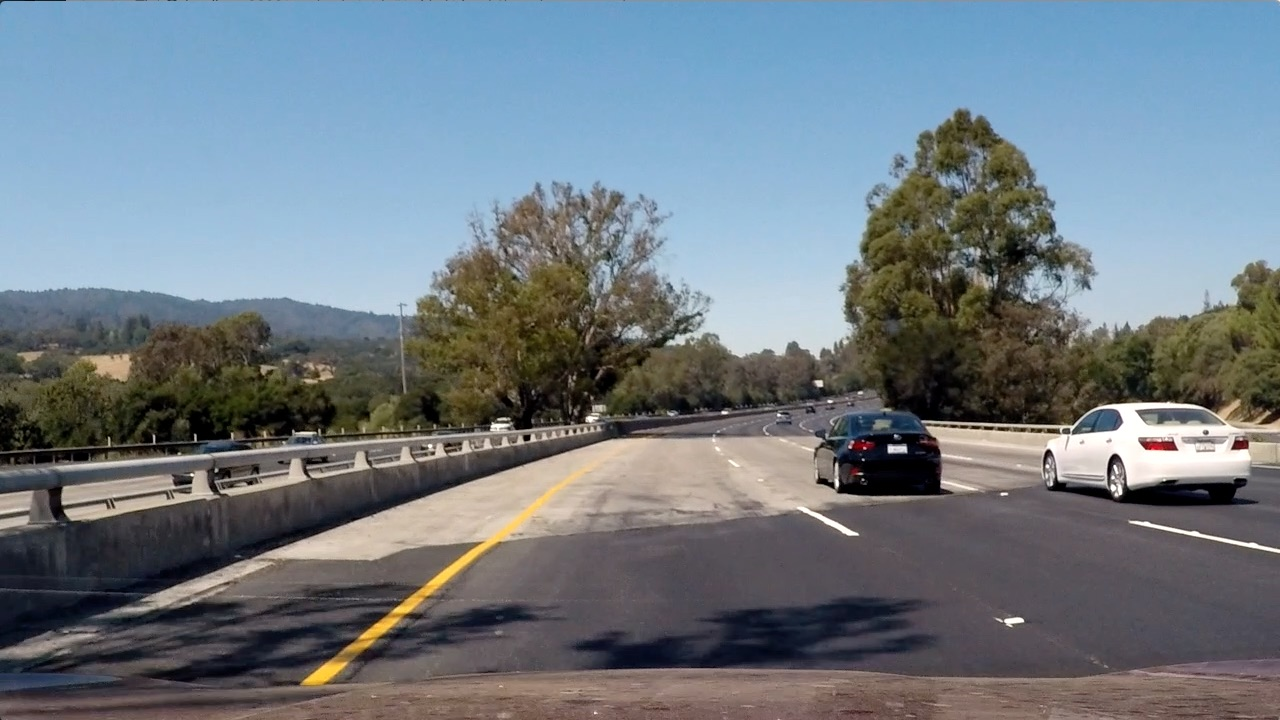
#> input picture test4.jpg, 1280 x 720 px
$ python 'HLS Quiz.py'
#> lines starting #> are read from the running program, lines starting #| are printed output that depends on the picture; after the words box and inside, x2 and y2 are one past the last pixel; in counts of white or black regions, pixels touching at a corner belong together
import matplotlib.pyplot as plt
import matplotlib.image as mpimg
import numpy as np
import cv2

# Read in an image, you can also try test1.jpg or test4.jpg
image = mpimg.imread('test4.jpg')
#> image is the input picture: shape (720, 1280, 3); mean R, G, B 112.2, 122.7, 130.9


# Define a function that thresholds the S-channel of HLS
# Use exclusive lower bound (>) and inclusive upper (<=)
def hls_select(img, thresh=(0, 255)):
    # 1) Convert to HLS color space
    # 2) Apply a threshold to the S channel
    # 3) Return a binary image of threshold result
#> called with thresh = (100, 255)
    R = img[:, :, 0]
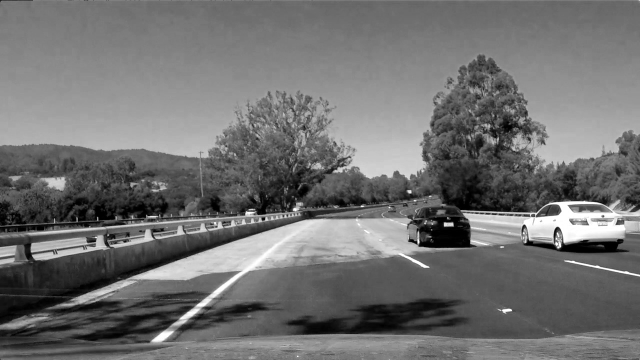
#> R: shape (720, 1280) (shown at 1/2 size); min 0, max 255, mean 112.2
    hls = cv2.cvtColor(img, cv2.COLOR_RGB2HLS)
#> hls: shape (720, 1280, 3); mean of channels 0, 1, 2 80.5, 121.4, 71.8
    # H = hls[:,:, 0]
    # L = hls[:, :, 1]
    S = hls[:, :, 2]
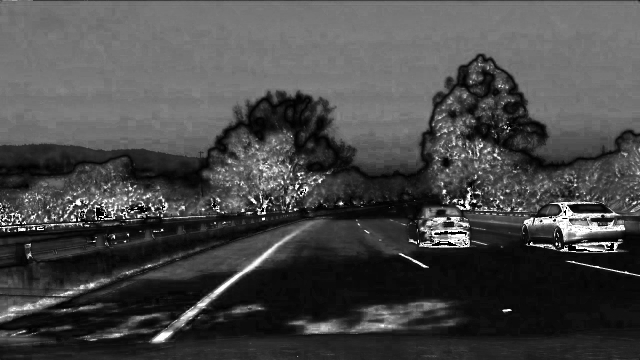
#> S: shape (720, 1280) (shown at 1/2 size); min 0, max 255, mean 71.8
    binary_output = np.zeros_like(S)
    binary_output[((R>=100)&(R<=250)) & ((S>=thresh[0])&(S<=thresh[1]))] = 1
    # binary_output[((S >= thresh[0]) & (R <= thresh[1]))] = 1

    return binary_output


hls_binary = hls_select(image, thresh=(100, 255))
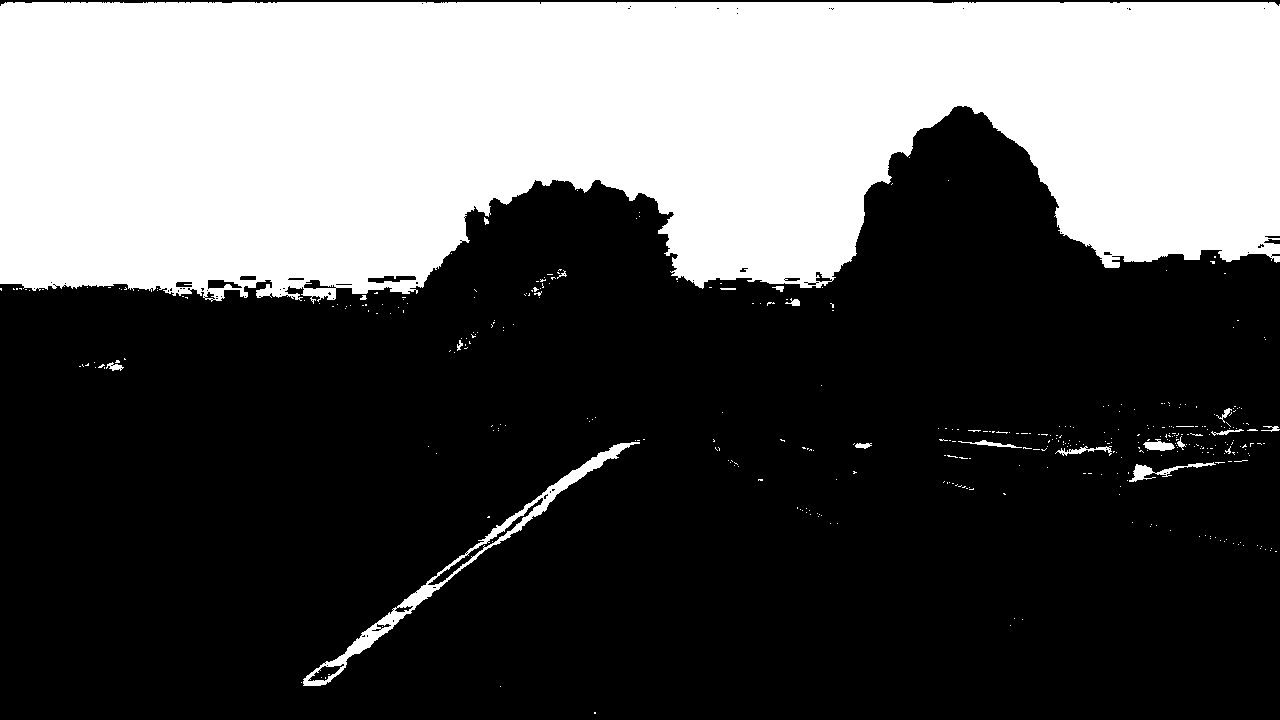
#> hls_binary: shape (720, 1280); values 0 (black) and 1 (white), 34.2% white; 388 white regions (369 under 20 px), largest, box (x1, y1, x2, y2) and area: (0, 2, 1280, 304) 308709, (303, 442, 640, 686) 4026, (1129, 462, 1216, 482) 442

# Plot the result
f, (ax1, ax2) = plt.subplots(1, 2, figsize=(16, 6))
f.tight_layout()
ax1.imshow(image)
ax1.set_title('Original Image', fontsize=20)
ax2.imshow(hls_binary, cmap='gray')
ax2.set_title('Thresholded S', fontsize=20)
plt.subplots_adjust(left=0., right=1, top=0.9, bottom=0.)
plt.show()
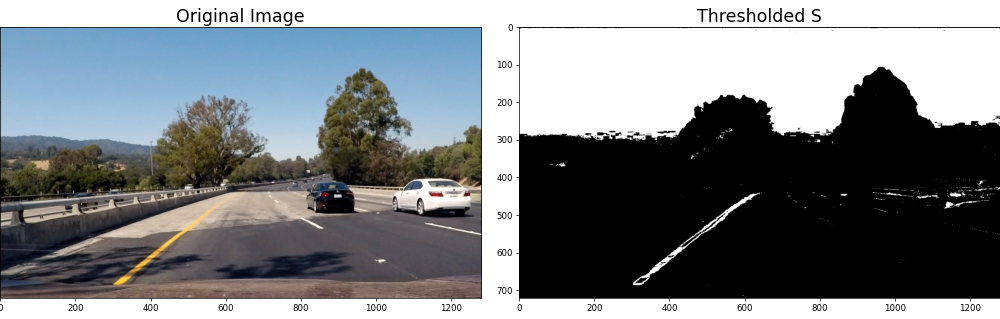
#> figure drawn by matplotlib, 2 panels

$ run again, with test1.jpg copied over test4.jpg
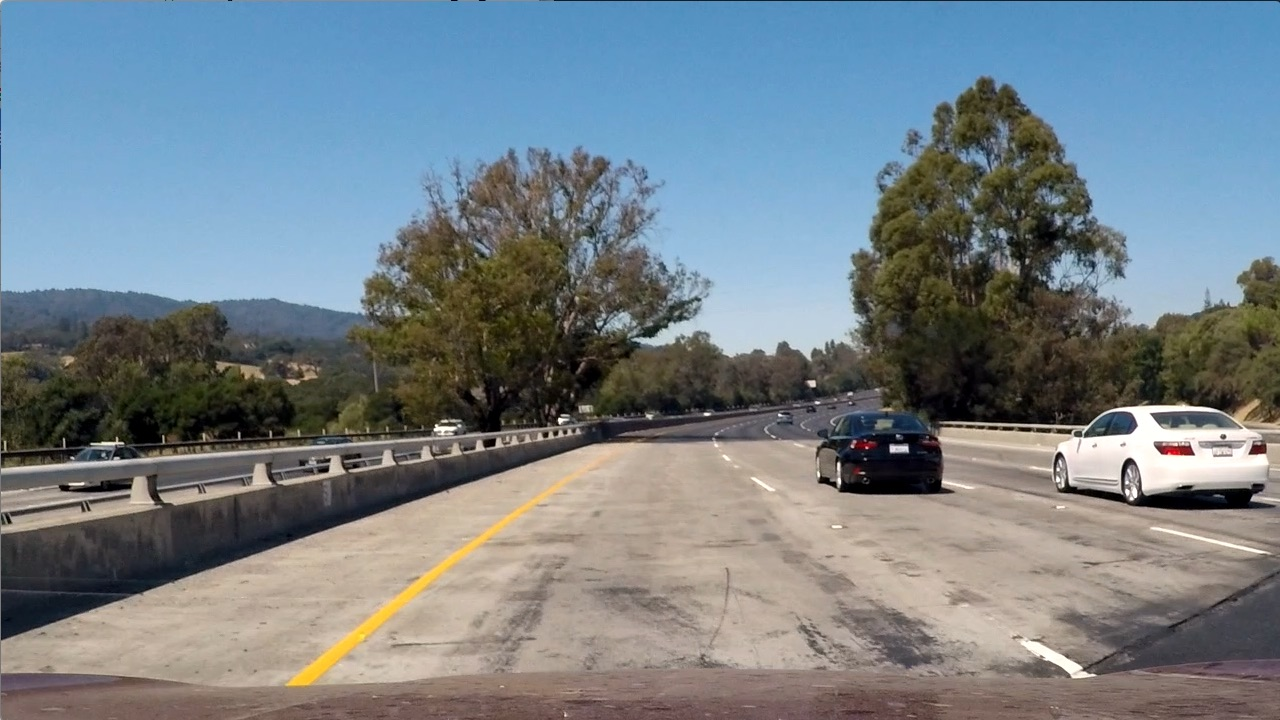
#> input picture test1.jpg, 1280 x 720 px
#> image is the input picture: shape (720, 1280, 3); mean R, G, B 117.5, 128.7, 135.5
#> hls: shape (720, 1280, 3); mean of channels 0, 1, 2 60.2, 126.7, 74.4
#> `hls_binary = hls_select(image, thresh=(100, 255))`:
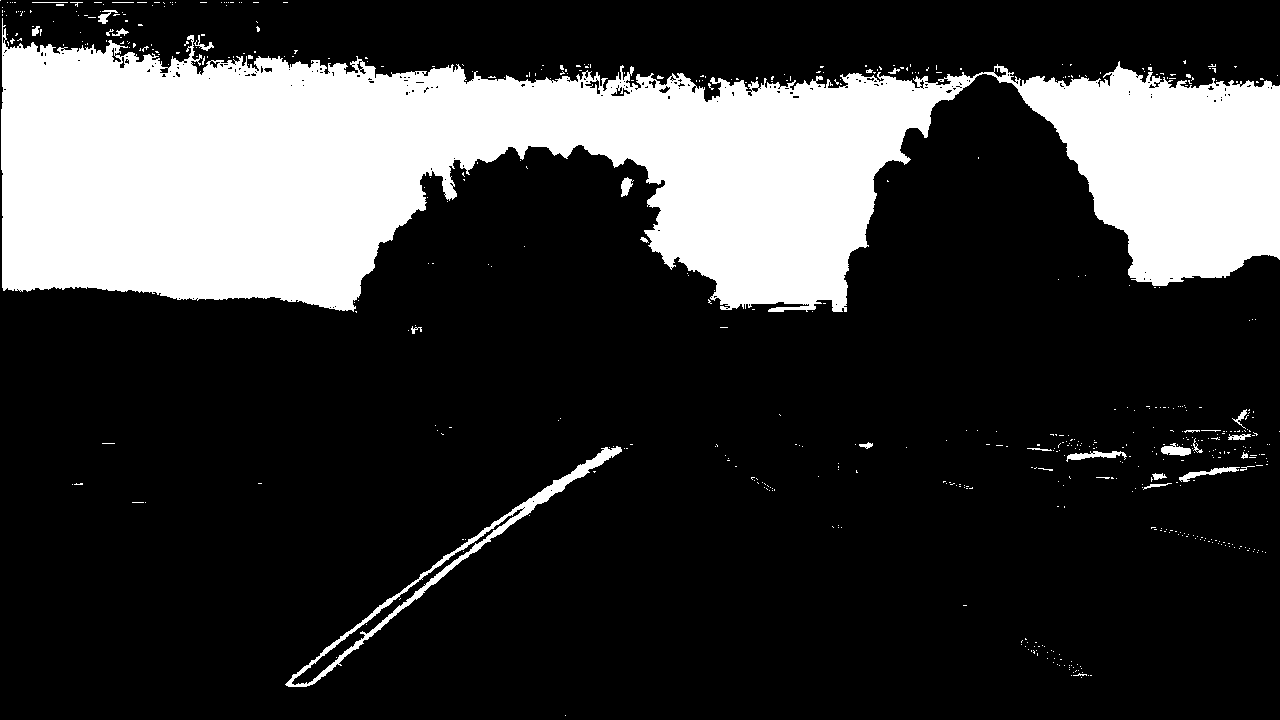
#> hls_binary: shape (720, 1280); values 0 (black) and 1 (white), 22.9% white; 571 white regions (540 under 20 px), largest, box (x1, y1, x2, y2) and area: (1, 18, 1280, 312) 203492, (285, 446, 622, 687) 3780, (1066, 451, 1127, 462) 302
#> `plt.show()`:
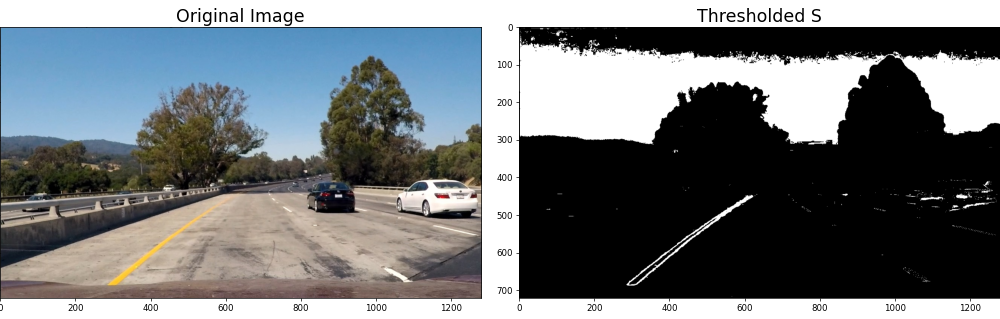
#> figure drawn by matplotlib, 2 panels

$ run again, with test6.jpg copied over test4.jpg
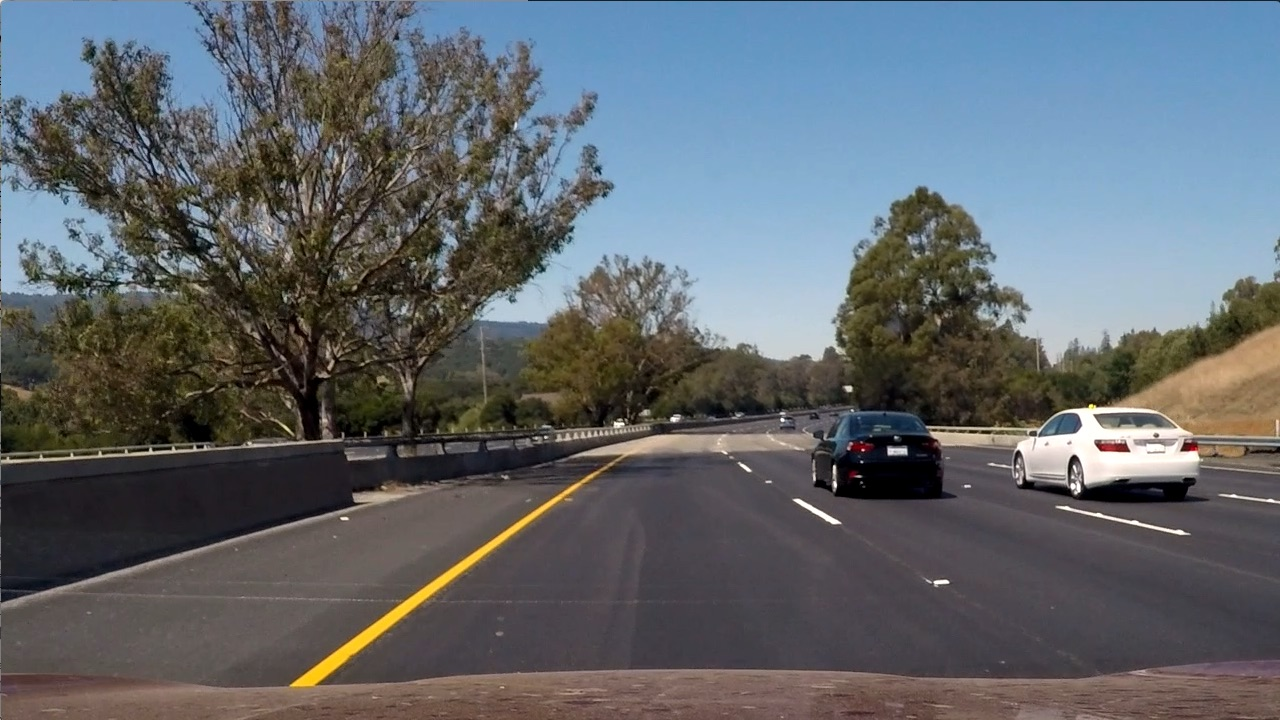
#> input picture test6.jpg, 1280 x 720 px
#> image is the input picture: shape (720, 1280, 3); mean R, G, B 97, 102.6, 107.9
#> hls: shape (720, 1280, 3); mean of channels 0, 1, 2 76.7, 102.2, 57.5
#> `hls_binary = hls_select(image, thresh=(100, 255))`:
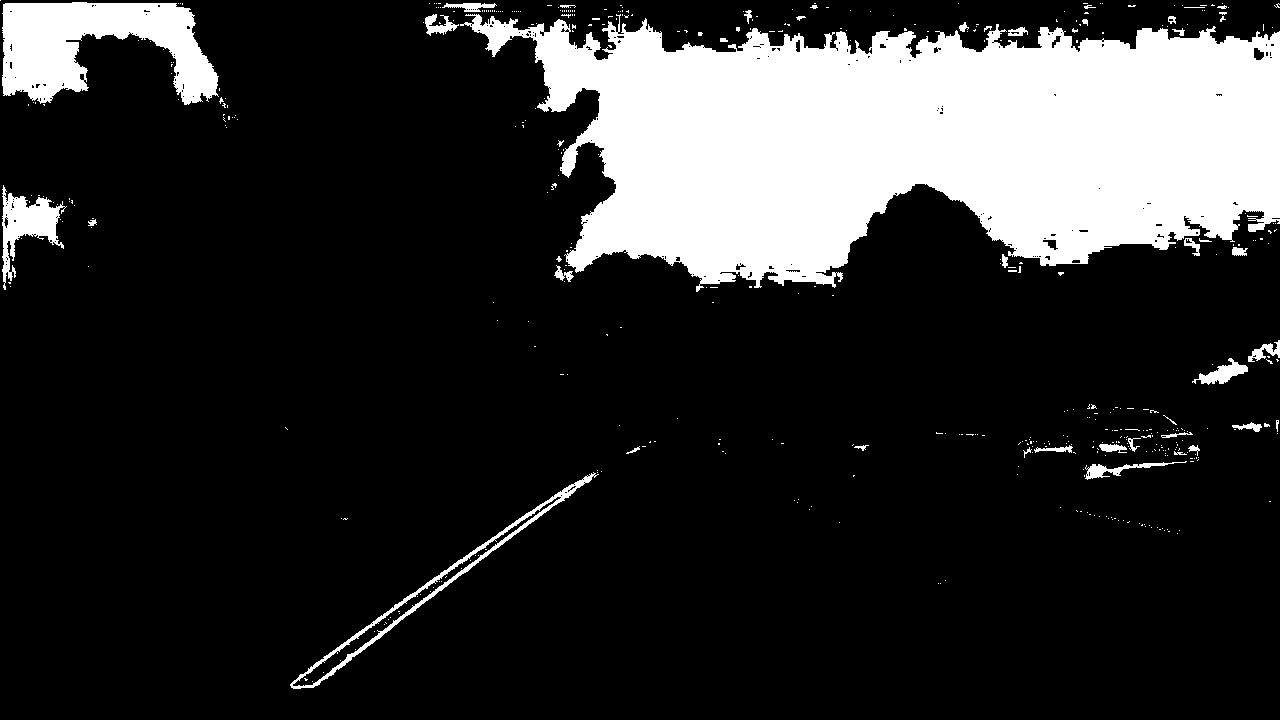
#> hls_binary: shape (720, 1280); values 0 (black) and 1 (white), 18.5% white; 470 white regions (427 under 20 px), largest, box (x1, y1, x2, y2) and area: (460, 14, 1280, 292) 146563, (2, 2, 219, 105) 13197, (290, 472, 599, 689) 2806
#> `plt.show()`:
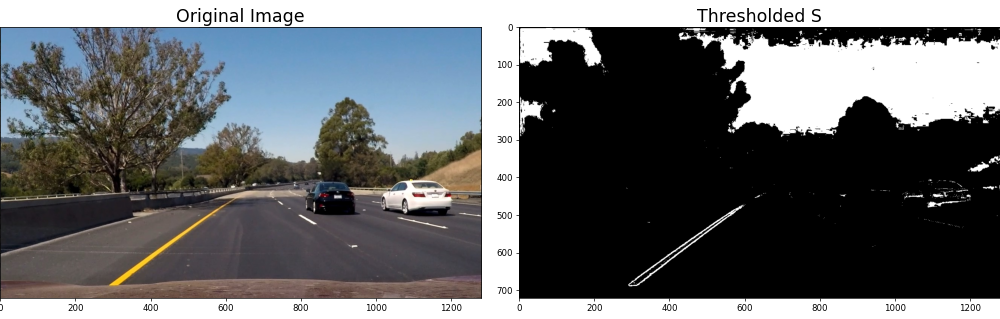
#> figure drawn by matplotlib, 2 panels
